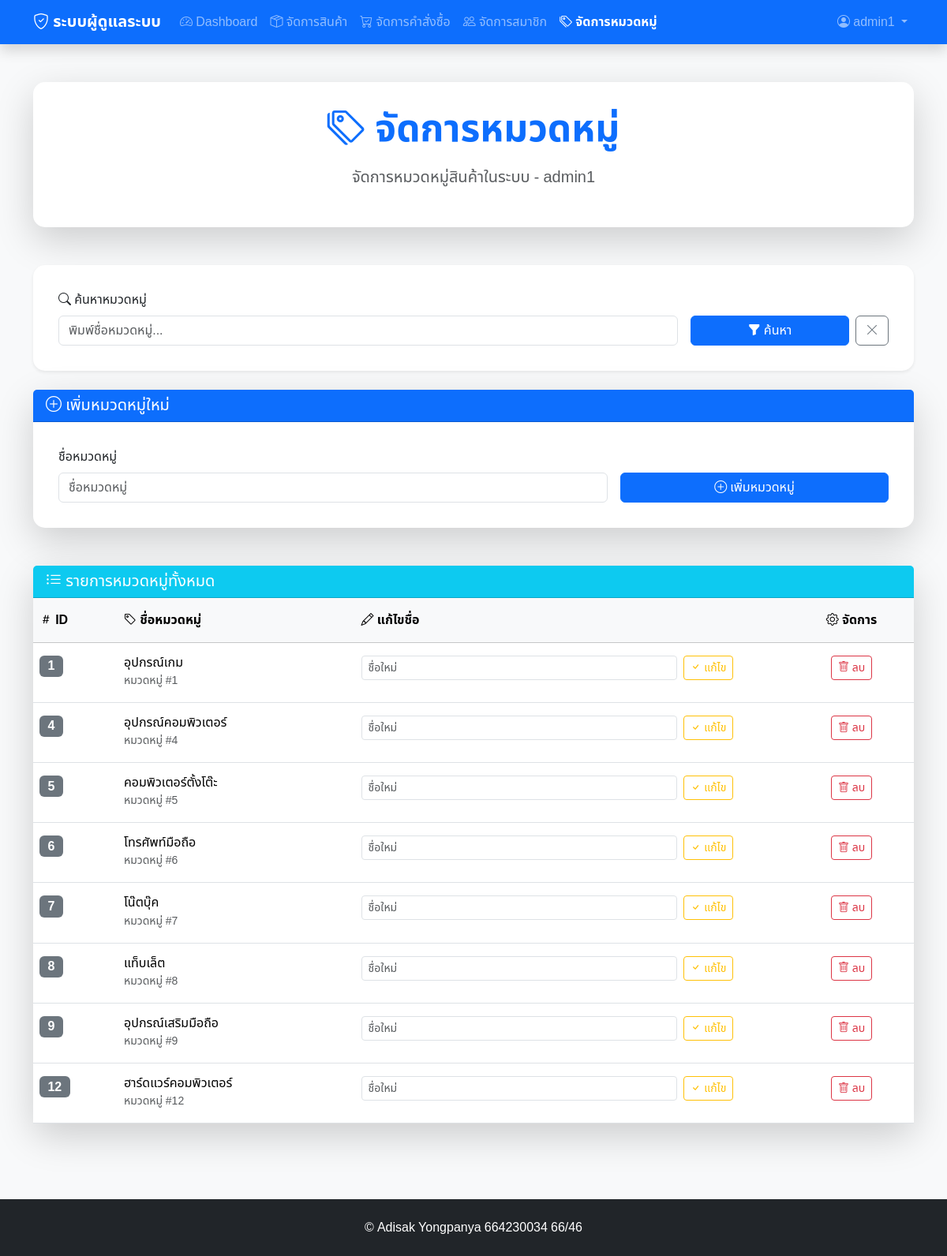
The app's page /admin/category.php (signed in) with its own data.
### tables this page shows
CREATE TABLE `categories` (
  `category_id` int(11) NOT NULL,
  `category_name` varchar(100) NOT NULL
);

### admin/category.php (the view, shortened to what this page needs)
<?php
require '../config.php';
$search_term = trim($_GET['search'] ?? '');
$sql = "SELECT * FROM categories";
$params = [];
$sql .= " ORDER BY category_id ASC";
$stmt = $conn->prepare($sql);
$stmt->execute($params);
$categories = $stmt->fetchAll(PDO::FETCH_ASSOC);
?>
<!DOCTYPE html>
<html lang="th">
<head>
    <link href="https://cdn.jsdelivr.net/npm/bootstrap@5.3.7/dist/css/bootstrap.min.css" rel="stylesheet">
    <link href="https://cdn.jsdelivr.net/npm/bootstrap-icons@1.10.0/font/bootstrap-icons.css" rel="stylesheet">
    <link rel="stylesheet" href="admin_main.css">
</head>
<body>
    <?php require_once 'navbar_admin.php'; ?>
    <div class="container mt-5">
        <div class="row mb-5">
            <div class="col-12">
                <div class="card admin-card shadow-lg">
                    <div class="card-body text-center">
                        <h1 class="display-5 text-primary mb-3 fw-bold">
                            <i class="bi bi-tags"></i> จัดการหมวดหมู่
                        </h1>
                        <p class="lead text-muted">
                            จัดการหมวดหมู่สินค้าในระบบ - <strong><?= htmlspecialchars($_SESSION['username']) ?></strong>
                        </p>
                    </div>
                </div>
            </div>
        </div>
        <div class="row mb-4">
            <div class="col-12">
                <div class="card admin-card shadow-sm">
                    <div class="card-body">
                        <form method="get" class="row g-3 align-items-end">
                            <div class="col-md-9">
                                <label for="search" class="form-label"><i class="bi bi-search"></i> ค้นหาหมวดหมู่</label>
                                <input type="text" name="search" id="search" class="form-control" placeholder="พิมพ์ชื่อหมวดหมู่..." value="<?= htmlspecialchars($search_term) ?>">
                            </div>
                            <div class="col-md-3 d-flex gap-2">
                                <button type="submit" class="btn btn-primary w-100"><i class="bi bi-funnel-fill"></i> ค้นหา</button>
                                <a href="category.php" class="btn btn-outline-secondary" title="รีเซ็ต"><i class="bi bi-x-lg"></i></a>
                            </div>
                        </form>
                    </div>
                </div>
            </div>
        </div>
        <div class="row mb-5">
            <div class="col-12">
                <div class="card admin-card shadow-lg">
                    <div class="card-header bg-primary text-white">
                        <h5 class="mb-0">
                            <i class="bi bi-plus-circle"></i> เพิ่มหมวดหมู่ใหม่
                        </h5>
                    </div>
                    <div class="card-body">
                        <form method="post" class="row g-3">
                            <div class="col-md-8">
                                <label for="category_name" class="form-label">ชื่อหมวดหมู่</label>
                                <input type="text" name="category_name" id="category_name" class="form-control" placeholder="ชื่อหมวดหมู่" required>
                            </div>
                            <div class="col-md-4 d-flex align-items-end">
                                <button type="submit" name="add_category" class="btn btn-primary btn-md w-100">
                                    <i class="bi bi-plus-circle"></i> เพิ่มหมวดหมู่
                                </button>
                            </div>
                        </form>
                    </div>
                </div>
            </div>
        </div>
        <div class="row">
            <div class="col-12">
                <div class="card admin-card shadow-lg">
                    <div class="card-header bg-info text-white">
                        <h5 class="mb-0">
                            <i class="bi bi-list-ul"></i> รายการหมวดหมู่ทั้งหมด
                        </h5>
                    </div>
                    <div class="card-body p-0">
                        <div class="table-responsive">
                            <table class="table table-hover mb-0">
                                <thead class="table-light">
                                    <tr>
                                        <th class="py-3">
                                            <i class="bi bi-hash"></i> ID
                                        </th>
                                        <th class="py-3">
                                            <i class="bi bi-tag"></i> ชื่อหมวดหมู่
                                        </th>
                                        <th class="py-3">
                                            <i class="bi bi-pencil"></i> แก้ไขชื่อ
                                        </th>
                                        <th class="py-3 text-center">
                                            <i class="bi bi-gear"></i> จัดการ
                                        </th>
                                    </tr>
                                </thead>
                                <tbody>
                                    <?php foreach ($categories as $cat): ?>
                                        <tr>
                                            <td class="py-3">
                                                <span class="badge bg-secondary fs-6"><?= $cat['category_id'] ?></span>
                                            </td>
                                            <td class="py-3">
                                                <div>
                                                    <h6 class="mb-0"><?= htmlspecialchars($cat['category_name']) ?></h6>
                                                    <small class="text-muted">หมวดหมู่ #<?= $cat['category_id'] ?></small>
                                                </div>
                                            </td>
                                            <td class="py-3 ">
                                                <form method="post" class="d-flex">
                                                    <input type="text" name="new_name" class="form-control form-control-sm me-2"
                                                           placeholder="ชื่อใหม่" required style="max-width: 400px;">
                                                    <button type="submit" name="update_category" class="btn btn-outline-warning btn-sm">
                                                        <i class="bi bi-check"></i> แก้ไข
                                                    </button>
                                                </form>
                                            </td>
                                            <td class="py-3 text-center">
                                                <button type="button" class="btn btn-outline-danger btn-sm delete-category-button"
                                                        data-category-id="<?= $cat['category_id'] ?>"
                                                        data-category-name="<?= htmlspecialchars($cat['category_name']) ?>"
                                                        title="ลบหมวดหมู่">
                                                    <i class="bi bi-trash"></i> ลบ
                                                </button>
                                            </td>
                                        </tr>
                                    <?php endforeach; ?>
                                </tbody>
                            </table>
                        </div>
                    </div>
                </div>
            </div>
        </div>
    </div>
    <br>
    <br>
    <?php require_once 'footer_admin.php'; ?>
</body>
</html>

### admin/admin_main.css (style rules this page uses)
body { background-color: #f8f9fa; min-height: 100vh; font-family: "Noto Sans Thai", sans-serif; }
.card { transition: transform 0.3s, box-shadow 0.3s; }
.admin-card { border: none; border-radius: 15px; }
.admin-card .card-body { padding: 2rem; }

### records on screen
categories: category_id "1", category_name "อุปกรณ์เกม"
categories: category_id "4", category_name "อุปกรณ์คอมพิวเตอร์"
categories: category_id "5", category_name "คอมพิวเตอร์ตั้งโต๊ะ"
categories: category_id "6", category_name "โทรศัพท์มือถือ"
categories: category_id "7", category_name "โน๊ตบุ๊ค"
categories: category_id "8", category_name "แท็บเล็ต"
categories: category_id "9", category_name "อุปกรณ์เสริมมือถือ"
categories: category_id "12", category_name "ฮาร์ดแวร์คอมพิวเตอร์"

### other values on screen
$_SESSION['username'] "admin1"
